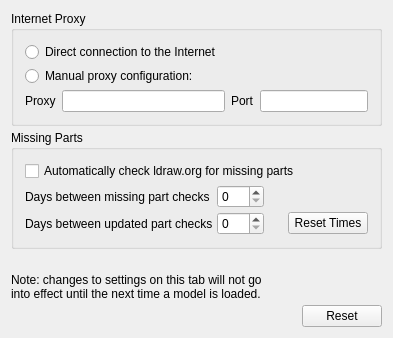
     <widget class="QWidget" name="updateTab">
      <attribute name="title">
       <string>Updates</string>
      </attribute>
      <layout class="QVBoxLayout">
       <property name="spacing">
        <number>4</number>
       </property>
       <property name="leftMargin">
        <number>11</number>
       </property>
       <property name="topMargin">
        <number>11</number>
       </property>
       <property name="rightMargin">
        <number>11</number>
       </property>
       <property name="bottomMargin">
        <number>11</number>
       </property>
       <item>
        <widget class="QGroupBox" name="updatesProxyBox">
         <property name="sizePolicy">
          <sizepolicy hsizetype="Expanding" vsizetype="Fixed">
           <horstretch>0</horstretch>
           <verstretch>0</verstretch>
          </sizepolicy>
         </property>
         <property name="title">
          <string>Internet Proxy</string>
         </property>
         <layout class="QVBoxLayout">
          <property name="spacing">
           <number>4</number>
          </property>
          <property name="leftMargin">
           <number>11</number>
          </property>
          <property name="topMargin">
           <number>11</number>
          </property>
          <property name="rightMargin">
           <number>11</number>
          </property>
          <property name="bottomMargin">
           <number>11</number>
          </property>
          <item>
           <widget class="QRadioButton" name="updatesNoproxyButton">
            <property name="text">
             <string>Direct connection to the Internet</string>
            </property>
           </widget>
          </item>
          <item>
           <widget class="QRadioButton" name="updatesProxyButton">
            <property name="text">
             <string>Manual proxy configuration:</string>
            </property>
           </widget>
          </item>
          <item>
           <layout class="QHBoxLayout">
            <property name="spacing">
             <number>6</number>
            </property>
            <property name="leftMargin">
             <number>0</number>
            </property>
            <property name="topMargin">
             <number>0</number>
            </property>
            <property name="rightMargin">
             <number>0</number>
            </property>
            <property name="bottomMargin">
             <number>0</number>
            </property>
            <item>
             <widget class="QLabel" name="proxyLabel">
              <property name="text">
               <string>Proxy</string>
              </property>
              <property name="wordWrap">
               <bool>false</bool>
              </property>
             </widget>
            </item>
            <item>
             <widget class="QLineEdit" name="proxyEdit"/>
            </item>
            <item>
             <widget class="QLabel" name="portLabel">
              <property name="text">
               <string>Port</string>
              </property>
              <property name="wordWrap">
               <bool>false</bool>
              </property>
             </widget>
            </item>
            <item>
             <widget class="QLineEdit" name="portEdit">
              <property name="sizePolicy">
               <sizepolicy hsizetype="Preferred" vsizetype="Preferred">
                <horstretch>0</horstretch>
                <verstretch>0</verstretch>
               </sizepolicy>
              </property>
             </widget>
            </item>
           </layout>
          </item>
         </layout>
        </widget>
       </item>
       <item>
        <widget class="QGroupBox" name="updatesMissingpartBox">
         <property name="sizePolicy">
          <sizepolicy hsizetype="Expanding" vsizetype="Fixed">
           <horstretch>0</horstretch>
           <verstretch>0</verstretch>
          </sizepolicy>
         </property>
         <property name="title">
          <string>Missing Parts</string>
         </property>
         <layout class="QVBoxLayout">
          <property name="spacing">
           <number>4</number>
          </property>
          <property name="leftMargin">
           <number>11</number>
          </property>
          <property name="topMargin">
           <number>11</number>
          </property>
          <property name="rightMargin">
           <number>11</number>
          </property>
          <property name="bottomMargin">
           <number>11</number>
          </property>
          <item>
           <widget class="QCheckBox" name="updatesMissingpartsButton">
            <property name="text">
             <string>Automatically check ldraw.org for missing parts</string>
            </property>
           </widget>
          </item>
          <item>
           <layout class="QGridLayout">
            <property name="leftMargin">
             <number>0</number>
            </property>
            <property name="topMargin">
             <number>0</number>
            </property>
            <property name="rightMargin">
             <number>0</number>
            </property>
            <property name="bottomMargin">
             <number>0</number>
            </property>
            <property name="spacing">
             <number>4</number>
            </property>
            <item row="0" column="0">
             <widget class="QLabel" name="daymissingpartcheckLabel">
              <property name="text">
               <string>Days between missing part checks</string>
              </property>
              <property name="wordWrap">
               <bool>false</bool>
              </property>
             </widget>
            </item>
            <item row="1" column="0">
             <widget class="QLabel" name="dayupdatedpartcheckLabel">
              <property name="text">
               <string>Days between updated part checks</string>
              </property>
              <property name="wordWrap">
               <bool>false</bool>
              </property>
             </widget>
            </item>
            <item row="0" column="1">
             <widget class="QSpinBox" name="daymissingpartcheckText">
              <property name="maximum">
               <number>500</number>
              </property>
             </widget>
            </item>
            <item row="1" column="1">
             <widget class="QSpinBox" name="dayupdatedpartcheckText">
              <property name="maximum">
               <number>500</number>
              </property>
             </widget>
            </item>
            <item row="0" column="2">
             <spacer name="Spacer5_8">
              <property name="orientation">
               <enum>Qt::Horizontal</enum>
              </property>
              <property name="sizeType">
               <enum>QSizePolicy::Expanding</enum>
              </property>
              <property name="sizeHint" stdset="0">
               <size>
                <width>20</width>
                <height>20</height>
               </size>
              </property>
             </spacer>
            </item>
            <item row="1" column="3">
             <widget class="QPushButton" name="updatesResetTimesButton">
              <property name="sizePolicy">
               <sizepolicy hsizetype="Fixed" vsizetype="Fixed">
                <horstretch>0</horstretch>
                <verstretch>0</verstretch>
               </sizepolicy>
              </property>
              <property name="text">
               <string>Reset Times</string>
              </property>
             </widget>
            </item>
           </layout>
          </item>
         </layout>
        </widget>
       </item>
       <item>
        <spacer name="SpacerU4">
         <property name="orientation">
          <enum>Qt::Vertical</enum>
         </property>
         <property name="sizeType">
          <enum>QSizePolicy::Expanding</enum>
         </property>
         <property name="sizeHint" stdset="0">
          <size>
           <width>20</width>
           <height>20</height>
          </size>
         </property>
        </spacer>
       </item>
       <item>
        <widget class="QLabel" name="labelnote">
         <property name="text">
          <string>Note: changes to settings on this tab will not go
into effect until the next time a model is loaded.</string>
         </property>
         <property name="wordWrap">
          <bool>false</bool>
         </property>
        </widget>
       </item>
       <item>
        <layout class="QHBoxLayout">
         <property name="spacing">
          <number>6</number>
         </property>
         <property name="leftMargin">
          <number>0</number>
         </property>
         <property name="topMargin">
          <number>0</number>
         </property>
         <property name="rightMargin">
          <number>0</number>
         </property>
         <property name="bottomMargin">
          <number>0</number>
         </property>
         <item>
          <spacer name="SpacerU41">
           <property name="orientation">
            <enum>Qt::Horizontal</enum>
           </property>
           <property name="sizeType">
            <enum>QSizePolicy::Expanding</enum>
           </property>
           <property name="sizeHint" stdset="0">
            <size>
             <width>20</width>
             <height>20</height>
            </size>
           </property>
          </spacer>
         </item>
         <item>
          <widget class="QPushButton" name="updatesResetButton">
           <property name="sizePolicy">
            <sizepolicy hsizetype="Fixed" vsizetype="Fixed">
             <horstretch>0</horstretch>
             <verstretch>0</verstretch>
            </sizepolicy>
           </property>
           <property name="text">
            <string>Reset</string>
           </property>
          </widget>
         </item>
        </layout>
       </item>
      </layout>
     </widget>
